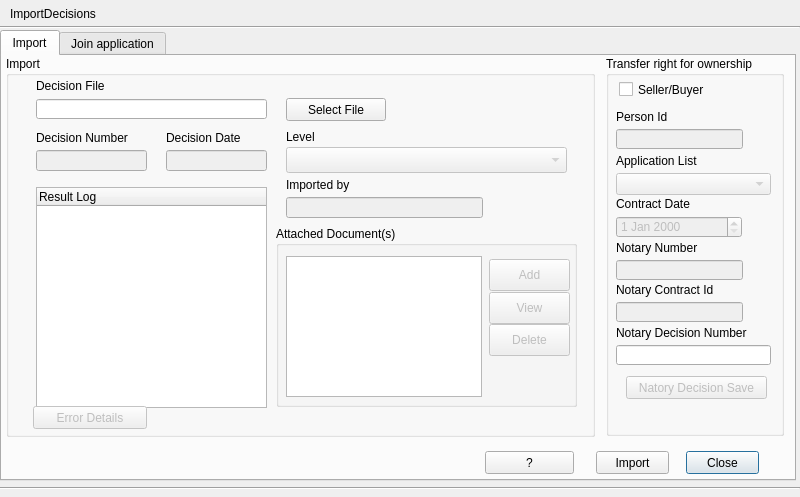
<?xml version="1.0" encoding="UTF-8"?>
<ui version="4.0">
 <class>ImportDecisionDialog</class>
 <widget class="QDialog" name="ImportDecisionDialog">
  <property name="geometry">
   <rect>
    <x>0</x>
    <y>0</y>
    <width>800</width>
    <height>497</height>
   </rect>
  </property>
  <property name="minimumSize">
   <size>
    <width>800</width>
    <height>497</height>
   </size>
  </property>
  <property name="maximumSize">
   <size>
    <width>800</width>
    <height>497</height>
   </size>
  </property>
  <property name="windowTitle">
   <string>Import / View Decisions</string>
  </property>
  <widget class="Line" name="line">
   <property name="geometry">
    <rect>
     <x>0</x>
     <y>26</y>
     <width>800</width>
     <height>3</height>
    </rect>
   </property>
   <property name="orientation">
    <enum>Qt::Horizontal</enum>
   </property>
  </widget>
  <widget class="QLabel" name="label">
   <property name="geometry">
    <rect>
     <x>10</x>
     <y>8</y>
     <width>300</width>
     <height>12</height>
    </rect>
   </property>
   <property name="text">
    <string>ImportDecisions</string>
   </property>
  </widget>
  <widget class="Line" name="line_2">
   <property name="geometry">
    <rect>
     <x>0</x>
     <y>480</y>
     <width>800</width>
     <height>16</height>
    </rect>
   </property>
   <property name="orientation">
    <enum>Qt::Horizontal</enum>
   </property>
  </widget>
  <widget class="QTabWidget" name="tabWidget">
   <property name="geometry">
    <rect>
     <x>0</x>
     <y>30</y>
     <width>796</width>
     <height>451</height>
    </rect>
   </property>
   <property name="currentIndex">
    <number>0</number>
   </property>
   <widget class="QWidget" name="tab">
    <attribute name="title">
     <string>Import</string>
    </attribute>
    <widget class="QPushButton" name="close_button">
     <property name="geometry">
      <rect>
       <x>684</x>
       <y>395</y>
       <width>73</width>
       <height>23</height>
      </rect>
     </property>
     <property name="text">
      <string>Close</string>
     </property>
    </widget>
    <widget class="QPushButton" name="import_button">
     <property name="geometry">
      <rect>
       <x>594</x>
       <y>395</y>
       <width>73</width>
       <height>23</height>
      </rect>
     </property>
     <property name="text">
      <string>Import</string>
     </property>
    </widget>
    <widget class="QGroupBox" name="Landownershiptranspor">
     <property name="geometry">
      <rect>
       <x>604</x>
       <y>0</y>
       <width>178</width>
       <height>380</height>
      </rect>
     </property>
     <property name="title">
      <string>Transfer right for ownership</string>
     </property>
     <widget class="QDateEdit" name="contract_date">
      <property name="enabled">
       <bool>false</bool>
      </property>
      <property name="geometry">
       <rect>
        <x>10</x>
        <y>160</y>
        <width>126</width>
        <height>22</height>
       </rect>
      </property>
     </widget>
     <widget class="QLabel" name="label_7">
      <property name="geometry">
       <rect>
        <x>10</x>
        <y>53</y>
        <width>155</width>
        <height>16</height>
       </rect>
      </property>
      <property name="text">
       <string>Person Id</string>
      </property>
     </widget>
     <widget class="QLabel" name="label_8">
      <property name="geometry">
       <rect>
        <x>10</x>
        <y>97</y>
        <width>155</width>
        <height>16</height>
       </rect>
      </property>
      <property name="text">
       <string>Application List</string>
      </property>
     </widget>
     <widget class="QLabel" name="label_10">
      <property name="geometry">
       <rect>
        <x>10</x>
        <y>140</y>
        <width>155</width>
        <height>16</height>
       </rect>
      </property>
      <property name="text">
       <string>Contract Date</string>
      </property>
     </widget>
     <widget class="QLineEdit" name="contract_id_edit">
      <property name="enabled">
       <bool>false</bool>
      </property>
      <property name="geometry">
       <rect>
        <x>10</x>
        <y>246</y>
        <width>127</width>
        <height>20</height>
       </rect>
      </property>
     </widget>
     <widget class="QCheckBox" name="seller_buyer_checkbox">
      <property name="geometry">
       <rect>
        <x>13</x>
        <y>25</y>
        <width>161</width>
        <height>17</height>
       </rect>
      </property>
      <property name="text">
       <string>Seller/Buyer</string>
      </property>
     </widget>
     <widget class="QLabel" name="label_9">
      <property name="geometry">
       <rect>
        <x>10</x>
        <y>226</y>
        <width>155</width>
        <height>16</height>
       </rect>
      </property>
      <property name="text">
       <string>Notary Contract Id</string>
      </property>
     </widget>
     <widget class="QComboBox" name="application_cbox">
      <property name="enabled">
       <bool>false</bool>
      </property>
      <property name="geometry">
       <rect>
        <x>10</x>
        <y>117</y>
        <width>155</width>
        <height>22</height>
       </rect>
      </property>
     </widget>
     <widget class="QPushButton" name="decision_save_button">
      <property name="enabled">
       <bool>false</bool>
      </property>
      <property name="geometry">
       <rect>
        <x>20</x>
        <y>320</y>
        <width>141</width>
        <height>23</height>
       </rect>
      </property>
      <property name="text">
       <string>Natory Decision Save</string>
      </property>
     </widget>
     <widget class="QLineEdit" name="person_id_edit">
      <property name="enabled">
       <bool>false</bool>
      </property>
      <property name="geometry">
       <rect>
        <x>10</x>
        <y>73</y>
        <width>127</width>
        <height>20</height>
       </rect>
      </property>
     </widget>
     <widget class="QLineEdit" name="notary_decision_edit">
      <property name="geometry">
       <rect>
        <x>10</x>
        <y>289</y>
        <width>155</width>
        <height>20</height>
       </rect>
      </property>
      <property name="readOnly">
       <bool>true</bool>
      </property>
     </widget>
     <widget class="QLabel" name="label_11">
      <property name="geometry">
       <rect>
        <x>10</x>
        <y>269</y>
        <width>155</width>
        <height>16</height>
       </rect>
      </property>
      <property name="text">
       <string>Notary Decision Number</string>
      </property>
     </widget>
     <widget class="QLineEdit" name="notary_number_edit">
      <property name="enabled">
       <bool>false</bool>
      </property>
      <property name="geometry">
       <rect>
        <x>10</x>
        <y>204</y>
        <width>127</width>
        <height>20</height>
       </rect>
      </property>
     </widget>
     <widget class="QLabel" name="label_12">
      <property name="geometry">
       <rect>
        <x>10</x>
        <y>184</y>
        <width>155</width>
        <height>16</height>
       </rect>
      </property>
      <property name="text">
       <string>Notary Number</string>
      </property>
     </widget>
    </widget>
    <widget class="QGroupBox" name="groupBox">
     <property name="geometry">
      <rect>
       <x>4</x>
       <y>0</y>
       <width>589</width>
       <height>381</height>
      </rect>
     </property>
     <property name="title">
      <string>Import</string>
     </property>
     <widget class="QLabel" name="label_2">
      <property name="geometry">
       <rect>
        <x>30</x>
        <y>23</y>
        <width>300</width>
        <height>13</height>
       </rect>
      </property>
      <property name="text">
       <string>Decision File</string>
      </property>
     </widget>
     <widget class="QLineEdit" name="decision_file_edit">
      <property name="geometry">
       <rect>
        <x>30</x>
        <y>43</y>
        <width>231</width>
        <height>20</height>
       </rect>
      </property>
     </widget>
     <widget class="QPushButton" name="select_file_button">
      <property name="geometry">
       <rect>
        <x>280</x>
        <y>42</y>
        <width>100</width>
        <height>23</height>
       </rect>
      </property>
      <property name="text">
       <string>Select File</string>
      </property>
     </widget>
     <widget class="QLineEdit" name="decision_no_edit">
      <property name="enabled">
       <bool>false</bool>
      </property>
      <property name="geometry">
       <rect>
        <x>30</x>
        <y>94</y>
        <width>111</width>
        <height>21</height>
       </rect>
      </property>
     </widget>
     <widget class="QLineEdit" name="decision_date_edit">
      <property name="enabled">
       <bool>false</bool>
      </property>
      <property name="geometry">
       <rect>
        <x>160</x>
        <y>94</y>
        <width>101</width>
        <height>21</height>
       </rect>
      </property>
     </widget>
     <widget class="QLabel" name="label_3">
      <property name="geometry">
       <rect>
        <x>30</x>
        <y>74</y>
        <width>131</width>
        <height>16</height>
       </rect>
      </property>
      <property name="text">
       <string>Decision Number</string>
      </property>
     </widget>
     <widget class="QLabel" name="label_4">
      <property name="geometry">
       <rect>
        <x>160</x>
        <y>74</y>
        <width>93</width>
        <height>16</height>
       </rect>
      </property>
      <property name="text">
       <string>Decision Date</string>
      </property>
     </widget>
     <widget class="QComboBox" name="level_cbox">
      <property name="enabled">
       <bool>false</bool>
      </property>
      <property name="geometry">
       <rect>
        <x>280</x>
        <y>91</y>
        <width>281</width>
        <height>26</height>
       </rect>
      </property>
     </widget>
     <widget class="QLabel" name="label_5">
      <property name="geometry">
       <rect>
        <x>280</x>
        <y>71</y>
        <width>256</width>
        <height>20</height>
       </rect>
      </property>
      <property name="text">
       <string>Level</string>
      </property>
     </widget>
     <widget class="QGroupBox" name="documents_groupbox">
      <property name="geometry">
       <rect>
        <x>270</x>
        <y>170</y>
        <width>301</width>
        <height>181</height>
       </rect>
      </property>
      <property name="title">
       <string>Attached Document(s)</string>
      </property>
      <widget class="QListWidget" name="document_twidget">
       <property name="geometry">
        <rect>
         <x>10</x>
         <y>30</y>
         <width>196</width>
         <height>141</height>
        </rect>
       </property>
       <property name="editTriggers">
        <set>QAbstractItemView::NoEditTriggers</set>
       </property>
      </widget>
      <widget class="QPushButton" name="add_document_button">
       <property name="enabled">
        <bool>false</bool>
       </property>
       <property name="geometry">
        <rect>
         <x>213</x>
         <y>33</y>
         <width>81</width>
         <height>32</height>
        </rect>
       </property>
       <property name="text">
        <string>Add</string>
       </property>
      </widget>
      <widget class="QPushButton" name="delete_document_button">
       <property name="enabled">
        <bool>false</bool>
       </property>
       <property name="geometry">
        <rect>
         <x>213</x>
         <y>98</y>
         <width>81</width>
         <height>32</height>
        </rect>
       </property>
       <property name="text">
        <string>Delete</string>
       </property>
      </widget>
      <widget class="QPushButton" name="view_document_button">
       <property name="enabled">
        <bool>false</bool>
       </property>
       <property name="geometry">
        <rect>
         <x>213</x>
         <y>66</y>
         <width>81</width>
         <height>32</height>
        </rect>
       </property>
       <property name="text">
        <string>View</string>
       </property>
      </widget>
     </widget>
     <widget class="QTreeWidget" name="result_tree_widget">
      <property name="geometry">
       <rect>
        <x>30</x>
        <y>131</y>
        <width>231</width>
        <height>221</height>
       </rect>
      </property>
      <column>
       <property name="text">
        <string>Result Log</string>
       </property>
      </column>
     </widget>
     <widget class="QLabel" name="label_6">
      <property name="geometry">
       <rect>
        <x>280</x>
        <y>121</y>
        <width>91</width>
        <height>16</height>
       </rect>
      </property>
      <property name="text">
       <string>Imported by</string>
      </property>
     </widget>
     <widget class="QLineEdit" name="import_by_edit">
      <property name="enabled">
       <bool>false</bool>
      </property>
      <property name="geometry">
       <rect>
        <x>280</x>
        <y>141</y>
        <width>197</width>
        <height>21</height>
       </rect>
      </property>
     </widget>
     <widget class="QPushButton" name="error_details_button">
      <property name="enabled">
       <bool>false</bool>
      </property>
      <property name="geometry">
       <rect>
        <x>27</x>
        <y>350</y>
        <width>114</width>
        <height>23</height>
       </rect>
      </property>
      <property name="text">
       <string>Error Details</string>
      </property>
     </widget>
    </widget>
    <widget class="QPushButton" name="help_button">
     <property name="geometry">
      <rect>
       <x>483</x>
       <y>395</y>
       <width>89</width>
       <height>23</height>
      </rect>
     </property>
     <property name="text">
      <string>?</string>
     </property>
    </widget>
    <widget class="QLabel" name="status_label">
     <property name="geometry">
      <rect>
       <x>10</x>
       <y>390</y>
       <width>461</width>
       <height>21</height>
      </rect>
     </property>
     <property name="text">
      <string/>
     </property>
    </widget>
   </widget>
   <widget class="QWidget" name="tab_2">
    <attribute name="title">
     <string>Join application</string>
    </attribute>
    <widget class="QGroupBox" name="groupBox_2">
     <property name="geometry">
      <rect>
       <x>4</x>
       <y>0</y>
       <width>281</width>
       <height>421</height>
      </rect>
     </property>
     <property name="title">
      <string>Decision</string>
     </property>
     <widget class="QLabel" name="label_17">
      <property name="geometry">
       <rect>
        <x>10</x>
        <y>56</y>
        <width>131</width>
        <height>16</height>
       </rect>
      </property>
      <property name="text">
       <string>Decision Number</string>
      </property>
     </widget>
     <widget class="QLineEdit" name="decision_no_search_edit">
      <property name="geometry">
       <rect>
        <x>10</x>
        <y>33</y>
        <width>259</width>
        <height>20</height>
       </rect>
      </property>
     </widget>
     <widget class="QLineEdit" name="decision_date_result_edit">
      <property name="enabled">
       <bool>false</bool>
      </property>
      <property name="geometry">
       <rect>
        <x>148</x>
        <y>76</y>
        <width>121</width>
        <height>21</height>
       </rect>
      </property>
     </widget>
     <widget class="QLabel" name="label_16">
      <property name="geometry">
       <rect>
        <x>10</x>
        <y>99</y>
        <width>256</width>
        <height>20</height>
       </rect>
      </property>
      <property name="text">
       <string>Level</string>
      </property>
     </widget>
     <widget class="QTableWidget" name="decision_result_twidget">
      <property name="geometry">
       <rect>
        <x>10</x>
        <y>216</y>
        <width>261</width>
        <height>191</height>
       </rect>
      </property>
      <attribute name="horizontalHeaderDefaultSectionSize">
       <number>250</number>
      </attribute>
      <column>
       <property name="text">
        <string>Decision_No</string>
       </property>
      </column>
     </widget>
     <widget class="QLineEdit" name="decision_no_result_edit">
      <property name="enabled">
       <bool>false</bool>
      </property>
      <property name="geometry">
       <rect>
        <x>10</x>
        <y>76</y>
        <width>121</width>
        <height>21</height>
       </rect>
      </property>
     </widget>
     <widget class="QLabel" name="label_15">
      <property name="geometry">
       <rect>
        <x>148</x>
        <y>56</y>
        <width>121</width>
        <height>16</height>
       </rect>
      </property>
      <property name="text">
       <string>Decision Date</string>
      </property>
     </widget>
     <widget class="QLineEdit" name="application_type_edit">
      <property name="enabled">
       <bool>false</bool>
      </property>
      <property name="geometry">
       <rect>
        <x>10</x>
        <y>169</y>
        <width>261</width>
        <height>21</height>
       </rect>
      </property>
     </widget>
     <widget class="QLabel" name="label_18">
      <property name="geometry">
       <rect>
        <x>10</x>
        <y>149</y>
        <width>261</width>
        <height>16</height>
       </rect>
      </property>
      <property name="text">
       <string>Application Type</string>
      </property>
     </widget>
     <widget class="QLabel" name="label_13">
      <property name="geometry">
       <rect>
        <x>10</x>
        <y>13</y>
        <width>201</width>
        <height>16</height>
       </rect>
      </property>
      <property name="text">
       <string>Decision Number</string>
      </property>
     </widget>
     <widget class="QLabel" name="label_14">
      <property name="geometry">
       <rect>
        <x>11</x>
        <y>196</y>
        <width>201</width>
        <height>16</height>
       </rect>
      </property>
      <property name="text">
       <string>Decision List</string>
      </property>
     </widget>
     <widget class="QLineEdit" name="level_result_edit">
      <property name="enabled">
       <bool>false</bool>
      </property>
      <property name="geometry">
       <rect>
        <x>10</x>
        <y>120</y>
        <width>261</width>
        <height>21</height>
       </rect>
      </property>
     </widget>
    </widget>
    <widget class="QGroupBox" name="groupBox_3">
     <property name="geometry">
      <rect>
       <x>300</x>
       <y>0</y>
       <width>481</width>
       <height>421</height>
      </rect>
     </property>
     <property name="title">
      <string>Application</string>
     </property>
     <widget class="QLineEdit" name="person_id_find_edit">
      <property name="geometry">
       <rect>
        <x>10</x>
        <y>33</y>
        <width>121</width>
        <height>20</height>
       </rect>
      </property>
     </widget>
     <widget class="QPushButton" name="app_cancel_button">
      <property name="geometry">
       <rect>
        <x>148</x>
        <y>241</y>
        <width>60</width>
        <height>23</height>
       </rect>
      </property>
      <property name="text">
       <string>Up</string>
      </property>
     </widget>
     <widget class="QPushButton" name="app_join_button">
      <property name="geometry">
       <rect>
        <x>78</x>
        <y>241</y>
        <width>60</width>
        <height>23</height>
       </rect>
      </property>
      <property name="text">
       <string>Down</string>
      </property>
     </widget>
     <widget class="QLabel" name="label_19">
      <property name="geometry">
       <rect>
        <x>11</x>
        <y>14</y>
        <width>121</width>
        <height>16</height>
       </rect>
      </property>
      <property name="text">
       <string>Person Id</string>
      </property>
     </widget>
     <widget class="QTableWidget" name="result_app_twidget">
      <property name="geometry">
       <rect>
        <x>10</x>
        <y>104</y>
        <width>261</width>
        <height>131</height>
       </rect>
      </property>
      <attribute name="horizontalHeaderDefaultSectionSize">
       <number>250</number>
      </attribute>
      <column>
       <property name="text">
        <string>Application Number</string>
       </property>
      </column>
     </widget>
     <widget class="QTableWidget" name="join_app_twidget">
      <property name="geometry">
       <rect>
        <x>10</x>
        <y>270</y>
        <width>261</width>
        <height>137</height>
       </rect>
      </property>
      <attribute name="horizontalHeaderDefaultSectionSize">
       <number>250</number>
      </attribute>
      <column>
       <property name="text">
        <string>Application Number</string>
       </property>
      </column>
     </widget>
     <widget class="QLineEdit" name="app_no_find_edit">
      <property name="geometry">
       <rect>
        <x>139</x>
        <y>33</y>
        <width>132</width>
        <height>20</height>
       </rect>
      </property>
     </widget>
     <widget class="QLabel" name="label_20">
      <property name="geometry">
       <rect>
        <x>140</x>
        <y>13</y>
        <width>131</width>
        <height>16</height>
       </rect>
      </property>
      <property name="text">
       <string>Application Number</string>
      </property>
     </widget>
     <widget class="QLabel" name="label_21">
      <property name="geometry">
       <rect>
        <x>280</x>
        <y>13</y>
        <width>191</width>
        <height>16</height>
       </rect>
      </property>
      <property name="text">
       <string>Officer by</string>
      </property>
     </widget>
     <widget class="QComboBox" name="officer_by_find_cbox">
      <property name="geometry">
       <rect>
        <x>280</x>
        <y>33</y>
        <width>193</width>
        <height>22</height>
       </rect>
      </property>
     </widget>
     <widget class="QLabel" name="label_22">
      <property name="geometry">
       <rect>
        <x>10</x>
        <y>56</y>
        <width>261</width>
        <height>16</height>
       </rect>
      </property>
      <property name="text">
       <string>Parcel Id</string>
      </property>
     </widget>
     <widget class="QPushButton" name="app_find_button">
      <property name="geometry">
       <rect>
        <x>279</x>
        <y>73</y>
        <width>91</width>
        <height>23</height>
       </rect>
      </property>
      <property name="text">
       <string>Find</string>
      </property>
     </widget>
     <widget class="QLineEdit" name="parcel_id_find_edit">
      <property name="geometry">
       <rect>
        <x>10</x>
        <y>75</y>
        <width>261</width>
        <height>20</height>
       </rect>
      </property>
     </widget>
     <widget class="QPushButton" name="clear_button">
      <property name="geometry">
       <rect>
        <x>382</x>
        <y>73</y>
        <width>91</width>
        <height>23</height>
       </rect>
      </property>
      <property name="text">
       <string>Clear</string>
      </property>
     </widget>
     <widget class="QPushButton" name="save_button">
      <property name="geometry">
       <rect>
        <x>279</x>
        <y>385</y>
        <width>194</width>
        <height>23</height>
       </rect>
      </property>
      <property name="text">
       <string>Save</string>
      </property>
     </widget>
     <widget class="QLabel" name="label_23">
      <property name="geometry">
       <rect>
        <x>280</x>
        <y>110</y>
        <width>191</width>
        <height>16</height>
       </rect>
      </property>
      <property name="text">
       <string>Surname</string>
      </property>
     </widget>
     <widget class="QLineEdit" name="surname_edit">
      <property name="geometry">
       <rect>
        <x>280</x>
        <y>130</y>
        <width>191</width>
        <height>20</height>
       </rect>
      </property>
     </widget>
     <widget class="QLineEdit" name="firstname_edit">
      <property name="geometry">
       <rect>
        <x>280</x>
        <y>173</y>
        <width>191</width>
        <height>20</height>
       </rect>
      </property>
     </widget>
     <widget class="QLabel" name="label_24">
      <property name="geometry">
       <rect>
        <x>280</x>
        <y>153</y>
        <width>191</width>
        <height>16</height>
       </rect>
      </property>
      <property name="text">
       <string>First name</string>
      </property>
     </widget>
     <widget class="QLabel" name="label_25">
      <property name="geometry">
       <rect>
        <x>280</x>
        <y>195</y>
        <width>191</width>
        <height>16</height>
       </rect>
      </property>
      <property name="text">
       <string>Street name</string>
      </property>
     </widget>
     <widget class="QLineEdit" name="streetname_edit">
      <property name="geometry">
       <rect>
        <x>280</x>
        <y>215</y>
        <width>191</width>
        <height>20</height>
       </rect>
      </property>
     </widget>
     <widget class="QLabel" name="label_26">
      <property name="geometry">
       <rect>
        <x>280</x>
        <y>240</y>
        <width>191</width>
        <height>16</height>
       </rect>
      </property>
      <property name="text">
       <string>Khashaa</string>
      </property>
     </widget>
     <widget class="QLineEdit" name="khashaa_edit">
      <property name="geometry">
       <rect>
        <x>280</x>
        <y>260</y>
        <width>191</width>
        <height>20</height>
       </rect>
      </property>
     </widget>
    </widget>
   </widget>
  </widget>
 </widget>
 <resources/>
 <connections/>
</ui>
